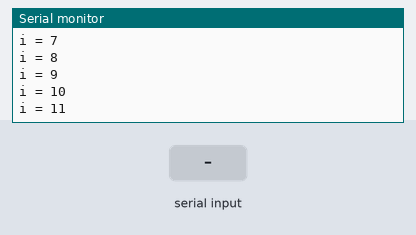
Recording of a sketch running on a simulated Arduino Uno, built with avr-gcc and run on an emulated ATmega328P. Parts: the last lines printed to the serial monitor. The test bench sets the inputs (shaded band).

Above: at 1.2 s.
1.3 s: "90,45\n" received over Serial
At 2.3 s:
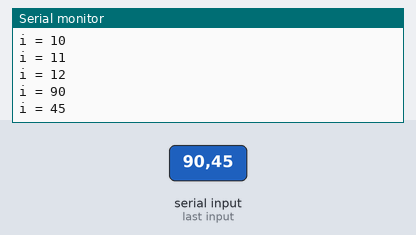
2.8 s: "30,150\n" received over Serial
At 3.4 s:
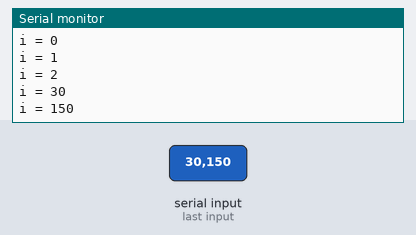
Timing chart, 0 to 5.8 s (numbered marks = the images above; inputs shaded):
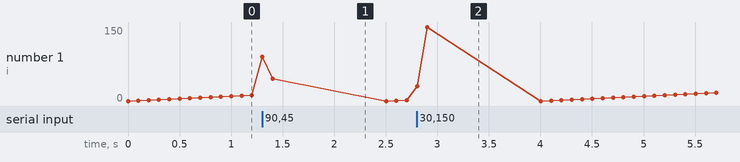

Measured:
- after the input at 1.3 s, the serial monitor: prints a new line at once (image 1)
- after the input at 2.8 s, the serial monitor: prints a new line after 0.10 s (image 2)

The sketch:

serial_read.ino
```cpp
int i = 0;

void setup() {
  Serial.begin(115200);
}

void loop() {
  if(Serial.available())
  {
    i = Serial.parseInt();
  }
  Serial.print("i = ");
  Serial.println(i);
  i++;
  delay(100);
}
```
